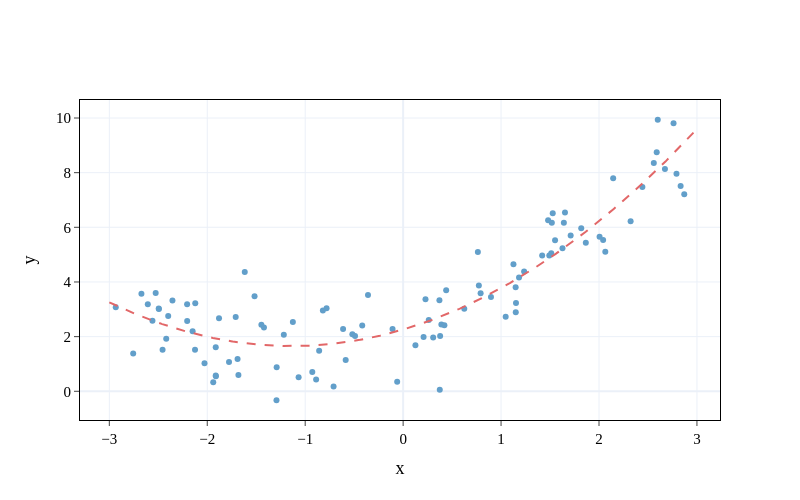

The cell this chart's notebook holds for it:
### Code cell
# Plotting stuff
x_space = np.linspace(-3,3,1000)
fig = go.Figure(data=go.Scatter(
    y = y.reshape(-1),
    x=X.reshape(-1),
    mode='markers',
    marker_color=color2,showlegend=False
))
fig.add_trace(go.Scatter(
    y =  (poly_features.fit_transform(x_space.reshape(-1,1))@w_star).reshape(-1),
    x=x_space,
    mode='lines',
    line_dash ='dash',
    marker_color=color3,
    showlegend=False))
fig.update_layout(template=plotly_template, width=800, height=500)
fig.update_layout(
    xaxis=dict(mirror=True,
    ticks='outside',
    showline=True),
    yaxis=dict(mirror=True,
    ticks='outside',
    showline=True),
    autosize=True)
fig.update_xaxes(showline=True, linewidth=1., linecolor='black',title='x')
fig.update_yaxes(showline=True, linewidth=1., linecolor='black',title= 'y')
fig.show()

### Figure 1 — Plotly figure (JSON) as saved in the notebook; plotly's stock layout.template omitted (floating-point values rounded to 4 significant figures; data arrays with more than 128 entries replaced by an {"elided": "..."} marker saying what was removed)
{"data": [{"marker": {"color": "rgba(98,159,202,1.0)"}, "mode": "markers", "showlegend": false, "type": "scatter", "x": [1.127, 0.3906, 2.042, -1.126, 0.3743, 1.15, 2.589, -1.291, 0.2283, -2.149, -0.3588, -2.206, -1.69, -2.125, 1.492, 1.627, -2.419, 0.6243, 1.152, 1.527, -0.5185, 2.6, -0.71, -2.399, 0.2616, -2.205, 0.3067, 2.833, -1.067, -2.122, -1.421, 2.006, 1.653, -2.028, -0.4176, 1.711, 0.4215, -0.8575, 1.551, -1.682, 1.641, 2.443, 2.145, -2.527, 0.8969, 1.235, 1.518, -0.7817, 0.7911, 1.149, -1.617, -1.912, 1.512, 2.791, -0.9275, -0.06074, 0.763, 1.42, -1.447, -0.1081, -1.913, -2.56, 0.1256, -2.496, 1.865, -2.756, -1.88, -0.5865, 1.48, -2.494, 0.209, 0.3705, -2.355, 1.819, 2.323, 0.4395, 2.064, -0.6131, 2.761, 2.87, -1.218, -2.934, 1.047, 0.378, -2.607, -1.293, 2.673, -1.913, -1.939, -0.8195, 1.183, -2.456, -0.491, -1.517, -1.71, -0.8884, 0.7732, -1.778, -2.672, 2.559], "y": [4.653, 2.44, 5.533, 2.533, 0.05582, 2.896, 8.745, 0.8767, 3.367, 2.197, 3.523, 3.188, 1.177, 1.517, 4.969, 5.231, 1.918, 3.019, 3.228, 6.514, 2.088, 9.936, 0.1713, 2.757, 2.606, 2.574, 1.97, 7.516, 0.5105, 3.218, 2.337, 5.659, 6.539, 1.026, 2.406, 5.704, 2.412, 1.479, 5.524, 0.595, 6.171, 7.477, 7.795, 3.601, 3.454, 4.38, 6.169, 3.037, 3.588, 3.809, 4.364, 0.5522, 5.052, 7.96, 0.7014, 0.3491, 5.098, 4.972, 2.438, 2.283, 0.5794, 2.577, 1.685, 3.027, 5.432, 1.387, 2.675, 1.148, 6.254, 3.011, 1.982, 3.327, 3.32, 5.964, 6.225, 3.696, 5.109, 2.281, 9.811, 7.208, 2.067, 3.071, 2.731, 2.021, 3.187, -0.328, 8.135, 1.613, 0.3326, 2.952, 4.159, 1.522, 2.026, 3.482, 2.721, 0.4273, 3.871, 1.076, 3.568, 8.35]}, {"line": {"dash": "dash"}, "marker": {"color": "rgba(226,103,104,1.0)"}, "mode": "lines", "showlegend": false, "type": "scatter", "x": {"elided": "1000 float values"}, "y": {"elided": "1000 float values"}}], "layout": {"autosize": true, "height": 500, "width": 800, "xaxis": {"linecolor": "black", "linewidth": 1, "mirror": true, "showline": true, "ticks": "outside", "title": {"text": "x"}}, "yaxis": {"linecolor": "black", "linewidth": 1, "mirror": true, "showline": true, "ticks": "outside", "title": {"text": "y"}}}}
